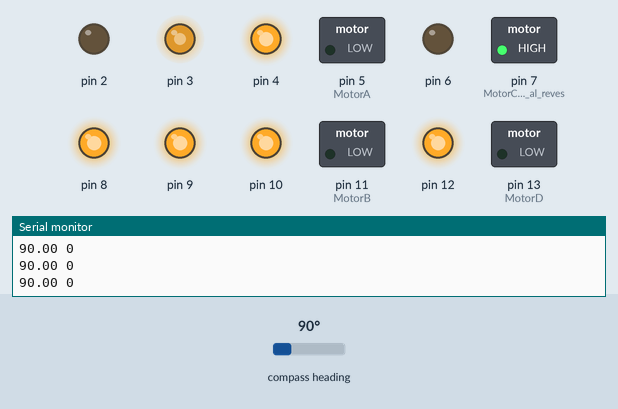
Recording of a sketch running on a simulated Arduino Uno, built with avr-gcc and run on an emulated ATmega328P. On the bench: switched loads named in the sketch (green lamp = pin HIGH), output pins drawn as LEDs (lit = HIGH), the last lines printed to the serial monitor. Inputs (shaded band) come from the test bench; at power-on: compass heading 90°.

Above: at 1.2 s.
1.3 s: compass heading set to 75°
4.3 s: compass heading set to 65°
At 5.5 s:
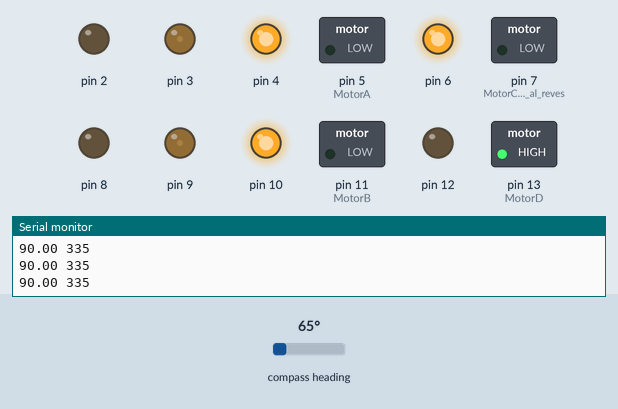
5.8 s: compass heading set to 7°
At 6.6 s:
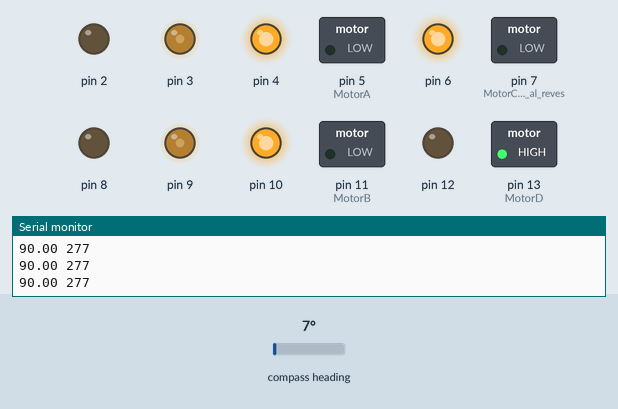
7.3 s: compass heading set to 90°
At 8.4 s:
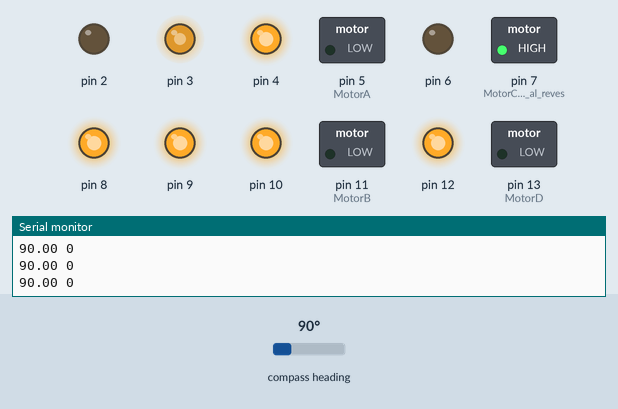
8.8 s: compass heading set to 107°
10.3 s: compass heading set to 116°
At 10.9 s:
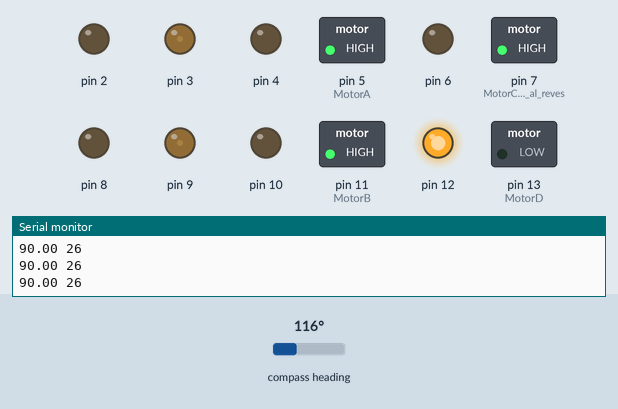
Timing chart, 0 to 12.8 s (numbered marks = the images above; inputs shaded):
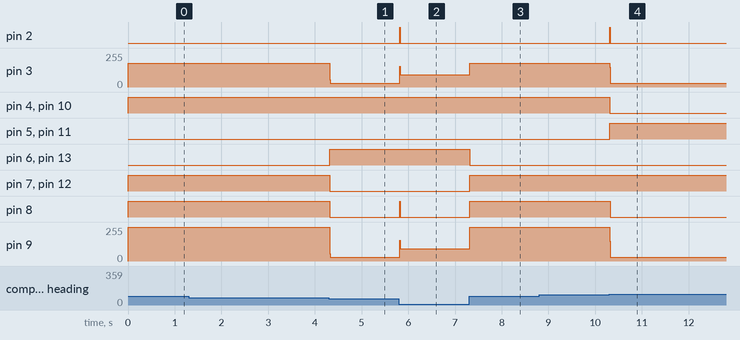

The sketch:

Prueba_Movimiento_Vectorial.ino
```cpp
#include<Wire.h>
#include<MechaQMC5883.h>

MechaQMC5883 qmc;

int x, y, z;
int azimuth, actual, az;
float inicio;
int ang;
int pwm;
int ad, bc;
float setPoint, p, actualPoint;
float error, prevError, d;
float kd;
float kp;
float PID;
void follow(int ang, int pwm){
  ad = sin(((ang-45)*PI)/180)*pwm;
  bc = cos(((ang-45)*PI)/180)*pwm;

  if(ad>=0){
    digitalWrite(13,HIGH);
    digitalWrite(12,LOW);
    analogWrite(9,ad);
    digitalWrite(5,HIGH);
    digitalWrite(4,LOW);
    analogWrite(2,ad);
  }
  else{
    ad*(-1);
    digitalWrite(13,LOW);
    digitalWrite(12,HIGH);
    analogWrite(9,ad);
    digitalWrite(5,LOW);
    digitalWrite(4,HIGH);
    analogWrite(2,ad);
  }
  if(bc>=0){
    digitalWrite(11,LOW);
    digitalWrite(10,HIGH);
    analogWrite(8,bc);
    digitalWrite(7,HIGH);
    digitalWrite(6,LOW);
    analogWrite(3,bc);
  }
  else{
    bc*(-1);
    digitalWrite(11,HIGH);
    digitalWrite(10,LOW);
    analogWrite(8,bc);
    digitalWrite(7,LOW);
    digitalWrite(6,HIGH);
    analogWrite(3,bc);
  }
}

void setup() {
  pinMode(13,OUTPUT);//MotorD
  pinMode(12,OUTPUT);
  pinMode(11,OUTPUT);//MotorB
  pinMode(10,OUTPUT);
  pinMode(7,OUTPUT);//MotorC esta al reves
  pinMode(6,OUTPUT);
  pinMode(5,OUTPUT);//MotorA
  pinMode(4,OUTPUT);

  Wire.begin();
  Serial.begin(9600);
  qmc.init();
  pwm = 0;
  qmc.read(&x,&y,&z,&azimuth);
  inicio = azimuth;
  actual = 0;
}

inline int reboot(int inicial, int actual){
  int c = actual - inicial;
  if(c<0)
    c+=360;
  return c;
}

void loop() {
  qmc.read(&x,&y,&z,&azimuth);
  if (inicio == 0){
    inicio = azimuth;
  }
  az = reboot(inicio, azimuth);
  Serial.print(inicio);

  if(az<=20 || az>=340){
  follow(0,255);
    Serial.print(" ");
    Serial.println (az);
  }

  if(az<340 && az>180){
    kp = kd = 1.1;
    setPoint = 360;
    error = az - setPoint;
    p = error * kp;
    d = (error - prevError) * kd;
    prevError = error;
    PID = p+d;
    Serial.print(" ");
    Serial.println (az);
    digitalWrite(13,HIGH);
    digitalWrite(12,LOW);
    analogWrite(9,pwm - PID);
    digitalWrite(11,LOW);
    digitalWrite(10,HIGH);
    analogWrite(8,pwm - PID);
    digitalWrite(7,LOW);
    digitalWrite(6,HIGH);
    analogWrite(3,pwm - PID);
    digitalWrite(5,LOW);
    digitalWrite(4,HIGH);
    analogWrite(2,pwm - PID);
  }

  if(az>20 && az<=180){
    kp = kd = 1.1;
    setPoint = 0;
    error = az - setPoint;
    p = error * kp;
    d = (error - prevError) * kd;
    prevError = error;
    PID = p+d;
    Serial.print(" ");
    Serial.println (az);
    digitalWrite(13,LOW);
    digitalWrite(12,HIGH);
    analogWrite(9,pwm + PID);
    digitalWrite(11,HIGH);
    digitalWrite(10,LOW);
    analogWrite(8,pwm + PID);
    digitalWrite(7,HIGH);
    digitalWrite(6,LOW);
    analogWrite(3,pwm + PID);
    digitalWrite(5,HIGH);
    digitalWrite(4,LOW);
    analogWrite(2,pwm + PID);
  }
}
```

Measured:
- the behaviour switches between 70 and 69° on compass heading (found by bisection; images 0 and 1)
- the behaviour switches between 110 and 111° on compass heading (found by bisection; images 3 and 4)
- after the input at 4.3 s, pin 3: 180/255 → 27/255 at once; pin 6, pin 13 (MotorD): LOW → HIGH at once; pin 7 (MotorC_esta_al_reves), pin 8, pin 12: HIGH → LOW at once; pin 9: 255/255 → 27/255 at once
- after the input at 5.8 s, pin 2, pin 8: LOW → HIGH at once, → LOW 0.01 s later; pin 3, pin 9: 27/255 → 91/255 at once
- after the input at 7.3 s, pin 3: 91/255 → 180/255 at once; pin 6, pin 13 (MotorD): HIGH → LOW at once; pin 7 (MotorC_esta_al_reves), pin 8, pin 12: LOW → HIGH at once; pin 9: 91/255 → 255/255 at once
- after the input at 10.3 s, pin 2: LOW → HIGH at once, → LOW 0.01 s later; pin 3: 180/255 → 28/255 at once; pin 4, pin 8, pin 10: HIGH → LOW at once; pin 5 (MotorA), pin 11 (MotorB): LOW → HIGH at once; pin 9: 255/255 → 28/255 at once
